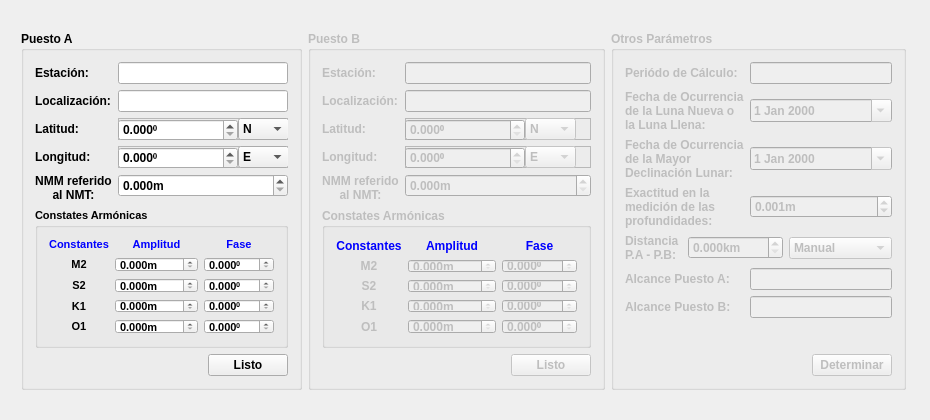
<?xml version="1.0" encoding="UTF-8"?>
<ui version="4.0">
 <class>AlcanceLimiteWindow</class>
 <widget class="QMainWindow" name="AlcanceLimiteWindow">
  <property name="windowModality">
   <enum>Qt::NonModal</enum>
  </property>
  <property name="geometry">
   <rect>
    <x>0</x>
    <y>0</y>
    <width>930</width>
    <height>420</height>
   </rect>
  </property>
  <property name="sizePolicy">
   <sizepolicy hsizetype="Fixed" vsizetype="Fixed">
    <horstretch>0</horstretch>
    <verstretch>0</verstretch>
   </sizepolicy>
  </property>
  <property name="minimumSize">
   <size>
    <width>930</width>
    <height>420</height>
   </size>
  </property>
  <property name="maximumSize">
   <size>
    <width>930</width>
    <height>420</height>
   </size>
  </property>
  <property name="windowTitle">
   <string>Alcance Límite</string>
  </property>
  <widget class="QWidget" name="centralWidget">
   <widget class="QWidget" name="horizontalLayoutWidget">
    <property name="geometry">
     <rect>
      <x>10</x>
      <y>20</y>
      <width>907</width>
      <height>381</height>
     </rect>
    </property>
    <layout class="QHBoxLayout" name="horizontalLayout">
     <item>
      <widget class="QGroupBox" name="groupBox_2">
       <property name="font">
        <font>
         <weight>75</weight>
         <bold>true</bold>
        </font>
       </property>
       <property name="title">
        <string>Puesto A</string>
       </property>
       <layout class="QVBoxLayout" name="verticalLayout">
        <item>
         <layout class="QFormLayout" name="formLayout">
          <item row="0" column="0">
           <widget class="QLabel" name="label">
            <property name="text">
             <string>Estación:</string>
            </property>
           </widget>
          </item>
          <item row="0" column="1">
           <widget class="QLineEdit" name="stationALineEdit"/>
          </item>
          <item row="1" column="0">
           <widget class="QLabel" name="label_2">
            <property name="text">
             <string>Localización:</string>
            </property>
           </widget>
          </item>
          <item row="1" column="1">
           <widget class="QLineEdit" name="locationALineEdit"/>
          </item>
          <item row="2" column="0">
           <widget class="QLabel" name="label_3">
            <property name="text">
             <string>Latitud:</string>
            </property>
           </widget>
          </item>
          <item row="2" column="1">
           <widget class="QFrame" name="frame">
            <property name="sizePolicy">
             <sizepolicy hsizetype="Preferred" vsizetype="Fixed">
              <horstretch>0</horstretch>
              <verstretch>0</verstretch>
             </sizepolicy>
            </property>
            <property name="minimumSize">
             <size>
              <width>0</width>
              <height>22</height>
             </size>
            </property>
            <property name="frameShape">
             <enum>QFrame::StyledPanel</enum>
            </property>
            <property name="frameShadow">
             <enum>QFrame::Raised</enum>
            </property>
            <widget class="QDoubleSpinBox" name="latitudASpinBox">
             <property name="geometry">
              <rect>
               <x>0</x>
               <y>1</y>
               <width>120</width>
               <height>22</height>
              </rect>
             </property>
             <property name="sizePolicy">
              <sizepolicy hsizetype="Preferred" vsizetype="Fixed">
               <horstretch>0</horstretch>
               <verstretch>0</verstretch>
              </sizepolicy>
             </property>
             <property name="minimumSize">
              <size>
               <width>120</width>
               <height>22</height>
              </size>
             </property>
             <property name="maximumSize">
              <size>
               <width>0</width>
               <height>22</height>
              </size>
             </property>
             <property name="suffix">
              <string>⁰</string>
             </property>
             <property name="decimals">
              <number>3</number>
             </property>
             <property name="maximum">
              <double>90.000000000000000</double>
             </property>
            </widget>
            <widget class="QComboBox" name="latitudAComboBox">
             <property name="geometry">
              <rect>
               <x>120</x>
               <y>0</y>
               <width>51</width>
               <height>22</height>
              </rect>
             </property>
             <property name="sizePolicy">
              <sizepolicy hsizetype="Fixed" vsizetype="Fixed">
               <horstretch>0</horstretch>
               <verstretch>0</verstretch>
              </sizepolicy>
             </property>
             <item>
              <property name="text">
               <string>N </string>
              </property>
             </item>
             <item>
              <property name="text">
               <string>S</string>
              </property>
             </item>
            </widget>
           </widget>
          </item>
          <item row="3" column="0">
           <widget class="QLabel" name="label_4">
            <property name="text">
             <string>Longitud:</string>
            </property>
           </widget>
          </item>
          <item row="3" column="1">
           <widget class="QFrame" name="frame_2">
            <property name="sizePolicy">
             <sizepolicy hsizetype="Preferred" vsizetype="Fixed">
              <horstretch>0</horstretch>
              <verstretch>0</verstretch>
             </sizepolicy>
            </property>
            <property name="minimumSize">
             <size>
              <width>0</width>
              <height>22</height>
             </size>
            </property>
            <property name="frameShape">
             <enum>QFrame::StyledPanel</enum>
            </property>
            <property name="frameShadow">
             <enum>QFrame::Raised</enum>
            </property>
            <widget class="QDoubleSpinBox" name="longitudASpinBox">
             <property name="geometry">
              <rect>
               <x>0</x>
               <y>1</y>
               <width>120</width>
               <height>22</height>
              </rect>
             </property>
             <property name="sizePolicy">
              <sizepolicy hsizetype="Preferred" vsizetype="Fixed">
               <horstretch>0</horstretch>
               <verstretch>0</verstretch>
              </sizepolicy>
             </property>
             <property name="minimumSize">
              <size>
               <width>120</width>
               <height>22</height>
              </size>
             </property>
             <property name="maximumSize">
              <size>
               <width>0</width>
               <height>22</height>
              </size>
             </property>
             <property name="suffix">
              <string>⁰</string>
             </property>
             <property name="decimals">
              <number>3</number>
             </property>
             <property name="maximum">
              <double>180.000000000000000</double>
             </property>
            </widget>
            <widget class="QComboBox" name="longitudAComboBox">
             <property name="geometry">
              <rect>
               <x>120</x>
               <y>0</y>
               <width>51</width>
               <height>22</height>
              </rect>
             </property>
             <property name="sizePolicy">
              <sizepolicy hsizetype="Fixed" vsizetype="Fixed">
               <horstretch>0</horstretch>
               <verstretch>0</verstretch>
              </sizepolicy>
             </property>
             <item>
              <property name="text">
               <string>E</string>
              </property>
             </item>
             <item>
              <property name="text">
               <string>W</string>
              </property>
             </item>
            </widget>
           </widget>
          </item>
          <item row="4" column="0">
           <widget class="QLabel" name="label_23">
            <property name="toolTip">
             <string>NMM: Nivel Medio del Mar
NMT: Nivel Mínimo Teórico</string>
            </property>
            <property name="toolTipDuration">
             <number>-1</number>
            </property>
            <property name="text">
             <string>NMM referido
al NMT:</string>
            </property>
            <property name="alignment">
             <set>Qt::AlignCenter</set>
            </property>
           </widget>
          </item>
          <item row="4" column="1">
           <widget class="QDoubleSpinBox" name="nmmASpinBox">
            <property name="layoutDirection">
             <enum>Qt::LeftToRight</enum>
            </property>
            <property name="suffix">
             <string>m</string>
            </property>
            <property name="decimals">
             <number>3</number>
            </property>
            <property name="maximum">
             <double>100000000.000000000000000</double>
            </property>
           </widget>
          </item>
         </layout>
        </item>
        <item>
         <widget class="QGroupBox" name="groupBox">
          <property name="font">
           <font>
            <pointsize>8</pointsize>
            <weight>75</weight>
            <bold>true</bold>
           </font>
          </property>
          <property name="title">
           <string>Constates Armónicas</string>
          </property>
          <layout class="QGridLayout" name="gridLayout">
           <item row="0" column="0">
            <widget class="QLabel" name="label_5">
             <property name="text">
              <string>&lt;font color = blue&gt;&lt;b&gt;Constantes&lt;/font&gt;&lt;/b&gt;</string>
             </property>
             <property name="alignment">
              <set>Qt::AlignCenter</set>
             </property>
            </widget>
           </item>
           <item row="0" column="1">
            <widget class="QLabel" name="label_6">
             <property name="text">
              <string>&lt;font color = blue&gt;&lt;b&gt;Amplitud&lt;/font&gt;&lt;/b&gt;</string>
             </property>
             <property name="alignment">
              <set>Qt::AlignCenter</set>
             </property>
            </widget>
           </item>
           <item row="0" column="2">
            <widget class="QLabel" name="label_7">
             <property name="text">
              <string>&lt;font color = blue&gt;&lt;b&gt;Fase&lt;/font&gt;&lt;/b&gt;</string>
             </property>
             <property name="alignment">
              <set>Qt::AlignCenter</set>
             </property>
            </widget>
           </item>
           <item row="1" column="0">
            <widget class="QLabel" name="label_8">
             <property name="text">
              <string>M2</string>
             </property>
             <property name="alignment">
              <set>Qt::AlignCenter</set>
             </property>
            </widget>
           </item>
           <item row="1" column="1">
            <widget class="QDoubleSpinBox" name="m2AmpASpinBox">
             <property name="suffix">
              <string>m</string>
             </property>
             <property name="decimals">
              <number>3</number>
             </property>
             <property name="maximum">
              <double>1000.000000000000000</double>
             </property>
            </widget>
           </item>
           <item row="1" column="2">
            <widget class="QDoubleSpinBox" name="m2PhaseASpinBox">
             <property name="suffix">
              <string>⁰</string>
             </property>
             <property name="decimals">
              <number>3</number>
             </property>
             <property name="maximum">
              <double>360.000000000000000</double>
             </property>
            </widget>
           </item>
           <item row="2" column="0">
            <widget class="QLabel" name="label_9">
             <property name="text">
              <string>S2</string>
             </property>
             <property name="alignment">
              <set>Qt::AlignCenter</set>
             </property>
            </widget>
           </item>
           <item row="2" column="1">
            <widget class="QDoubleSpinBox" name="s2AmpASpinBox">
             <property name="suffix">
              <string>m</string>
             </property>
             <property name="decimals">
              <number>3</number>
             </property>
             <property name="maximum">
              <double>1000.000000000000000</double>
             </property>
            </widget>
           </item>
           <item row="2" column="2">
            <widget class="QDoubleSpinBox" name="s2PhaseASpinBox">
             <property name="suffix">
              <string>⁰</string>
             </property>
             <property name="decimals">
              <number>3</number>
             </property>
             <property name="maximum">
              <double>360.000000000000000</double>
             </property>
            </widget>
           </item>
           <item row="3" column="0">
            <widget class="QLabel" name="label_10">
             <property name="text">
              <string>K1</string>
             </property>
             <property name="alignment">
              <set>Qt::AlignCenter</set>
             </property>
            </widget>
           </item>
           <item row="3" column="1">
            <widget class="QDoubleSpinBox" name="k1AmpASpinBox">
             <property name="suffix">
              <string>m</string>
             </property>
             <property name="decimals">
              <number>3</number>
             </property>
             <property name="maximum">
              <double>1000.000000000000000</double>
             </property>
            </widget>
           </item>
           <item row="3" column="2">
            <widget class="QDoubleSpinBox" name="k1PhaseASpinBox">
             <property name="suffix">
              <string>⁰</string>
             </property>
             <property name="decimals">
              <number>3</number>
             </property>
             <property name="maximum">
              <double>360.000000000000000</double>
             </property>
            </widget>
           </item>
           <item row="4" column="0">
            <widget class="QLabel" name="label_11">
             <property name="text">
              <string>O1</string>
             </property>
             <property name="alignment">
              <set>Qt::AlignCenter</set>
             </property>
            </widget>
           </item>
           <item row="4" column="1">
            <widget class="QDoubleSpinBox" name="o1AmpASpinBox">
             <property name="suffix">
              <string>m</string>
             </property>
             <property name="decimals">
              <number>3</number>
             </property>
             <property name="maximum">
              <double>1000.000000000000000</double>
             </property>
            </widget>
           </item>
           <item row="4" column="2">
            <widget class="QDoubleSpinBox" name="o1PhaseASpinBox">
             <property name="suffix">
              <string>⁰</string>
             </property>
             <property name="decimals">
              <number>3</number>
             </property>
             <property name="maximum">
              <double>360.000000000000000</double>
             </property>
            </widget>
           </item>
          </layout>
         </widget>
        </item>
        <item>
         <spacer name="verticalSpacer_3">
          <property name="orientation">
           <enum>Qt::Vertical</enum>
          </property>
          <property name="sizeHint" stdset="0">
           <size>
            <width>20</width>
            <height>40</height>
           </size>
          </property>
         </spacer>
        </item>
        <item>
         <layout class="QHBoxLayout" name="horizontalLayout_3">
          <item>
           <spacer name="horizontalSpacer_3">
            <property name="orientation">
             <enum>Qt::Horizontal</enum>
            </property>
            <property name="sizeHint" stdset="0">
             <size>
              <width>40</width>
              <height>20</height>
             </size>
            </property>
           </spacer>
          </item>
          <item>
           <widget class="QPushButton" name="readyAPushButton">
            <property name="text">
             <string>Listo</string>
            </property>
           </widget>
          </item>
         </layout>
        </item>
       </layout>
      </widget>
     </item>
     <item>
      <widget class="QGroupBox" name="groupBox_3">
       <property name="enabled">
        <bool>false</bool>
       </property>
       <property name="font">
        <font>
         <weight>75</weight>
         <bold>true</bold>
        </font>
       </property>
       <property name="title">
        <string>Puesto B</string>
       </property>
       <layout class="QVBoxLayout" name="verticalLayout_2">
        <item>
         <layout class="QFormLayout" name="formLayout_2">
          <item row="0" column="0">
           <widget class="QLabel" name="label_12">
            <property name="text">
             <string>Estación:</string>
            </property>
           </widget>
          </item>
          <item row="0" column="1">
           <widget class="QLineEdit" name="stationBLineEdit"/>
          </item>
          <item row="1" column="0">
           <widget class="QLabel" name="label_13">
            <property name="text">
             <string>Localización:</string>
            </property>
           </widget>
          </item>
          <item row="1" column="1">
           <widget class="QLineEdit" name="locationBLineEdit"/>
          </item>
          <item row="2" column="0">
           <widget class="QLabel" name="label_14">
            <property name="text">
             <string>Latitud:</string>
            </property>
           </widget>
          </item>
          <item row="2" column="1">
           <widget class="QFrame" name="frame_3">
            <property name="sizePolicy">
             <sizepolicy hsizetype="Preferred" vsizetype="Fixed">
              <horstretch>0</horstretch>
              <verstretch>0</verstretch>
             </sizepolicy>
            </property>
            <property name="minimumSize">
             <size>
              <width>0</width>
              <height>22</height>
             </size>
            </property>
            <property name="frameShape">
             <enum>QFrame::StyledPanel</enum>
            </property>
            <property name="frameShadow">
             <enum>QFrame::Raised</enum>
            </property>
            <widget class="QDoubleSpinBox" name="latitudBSpinBox">
             <property name="geometry">
              <rect>
               <x>0</x>
               <y>1</y>
               <width>120</width>
               <height>22</height>
              </rect>
             </property>
             <property name="sizePolicy">
              <sizepolicy hsizetype="Preferred" vsizetype="Fixed">
               <horstretch>0</horstretch>
               <verstretch>0</verstretch>
              </sizepolicy>
             </property>
             <property name="minimumSize">
              <size>
               <width>120</width>
               <height>22</height>
              </size>
             </property>
             <property name="maximumSize">
              <size>
               <width>0</width>
               <height>22</height>
              </size>
             </property>
             <property name="suffix">
              <string>⁰</string>
             </property>
             <property name="decimals">
              <number>3</number>
             </property>
             <property name="maximum">
              <double>90.000000000000000</double>
             </property>
            </widget>
            <widget class="QComboBox" name="latitudBComboBox">
             <property name="geometry">
              <rect>
               <x>120</x>
               <y>0</y>
               <width>51</width>
               <height>22</height>
              </rect>
             </property>
             <property name="sizePolicy">
              <sizepolicy hsizetype="Fixed" vsizetype="Fixed">
               <horstretch>0</horstretch>
               <verstretch>0</verstretch>
              </sizepolicy>
             </property>
             <item>
              <property name="text">
               <string>N</string>
              </property>
             </item>
             <item>
              <property name="text">
               <string>S</string>
              </property>
             </item>
            </widget>
           </widget>
          </item>
          <item row="3" column="0">
           <widget class="QLabel" name="label_15">
            <property name="text">
             <string>Longitud:</string>
            </property>
           </widget>
          </item>
          <item row="3" column="1">
           <widget class="QFrame" name="frame_4">
            <property name="sizePolicy">
             <sizepolicy hsizetype="Preferred" vsizetype="Fixed">
              <horstretch>0</horstretch>
              <verstretch>0</verstretch>
             </sizepolicy>
            </property>
            <property name="minimumSize">
             <size>
              <width>0</width>
              <height>22</height>
             </size>
            </property>
            <property name="frameShape">
             <enum>QFrame::StyledPanel</enum>
            </property>
            <property name="frameShadow">
             <enum>QFrame::Raised</enum>
            </property>
            <widget class="QDoubleSpinBox" name="longitudBSpinBox">
             <property name="geometry">
              <rect>
               <x>0</x>
               <y>1</y>
               <width>120</width>
               <height>22</height>
              </rect>
             </property>
             <property name="sizePolicy">
              <sizepolicy hsizetype="Preferred" vsizetype="Fixed">
               <horstretch>0</horstretch>
               <verstretch>0</verstretch>
              </sizepolicy>
             </property>
             <property name="minimumSize">
              <size>
               <width>120</width>
               <height>22</height>
              </size>
             </property>
             <property name="maximumSize">
              <size>
               <width>0</width>
               <height>22</height>
              </size>
             </property>
             <property name="suffix">
              <string>⁰</string>
             </property>
             <property name="decimals">
              <number>3</number>
             </property>
             <property name="maximum">
              <double>180.000000000000000</double>
             </property>
            </widget>
            <widget class="QComboBox" name="longitudBComboBox">
             <property name="geometry">
              <rect>
               <x>120</x>
               <y>0</y>
               <width>51</width>
               <height>22</height>
              </rect>
             </property>
             <property name="sizePolicy">
              <sizepolicy hsizetype="Fixed" vsizetype="Fixed">
               <horstretch>0</horstretch>
               <verstretch>0</verstretch>
              </sizepolicy>
             </property>
             <item>
              <property name="text">
               <string>E</string>
              </property>
             </item>
             <item>
              <property name="text">
               <string>W</string>
              </property>
             </item>
            </widget>
           </widget>
          </item>
          <item row="4" column="0">
           <widget class="QLabel" name="label_24">
            <property name="toolTip">
             <string>NMM: Nivel Medio del Mar
NMT: Nivel Mínimo Teórico</string>
            </property>
            <property name="toolTipDuration">
             <number>-2</number>
            </property>
            <property name="text">
             <string>NMM referido
al NMT:</string>
            </property>
            <property name="alignment">
             <set>Qt::AlignCenter</set>
            </property>
           </widget>
          </item>
          <item row="4" column="1">
           <widget class="QDoubleSpinBox" name="nmmBSpinBox">
            <property name="suffix">
             <string>m</string>
            </property>
            <property name="decimals">
             <number>3</number>
            </property>
            <property name="maximum">
             <double>100000000.000000000000000</double>
            </property>
           </widget>
          </item>
         </layout>
        </item>
        <item>
         <widget class="QGroupBox" name="groupBox_4">
          <property name="font">
           <font>
            <weight>75</weight>
            <bold>true</bold>
           </font>
          </property>
          <property name="title">
           <string>Constates Armónicas</string>
          </property>
          <layout class="QGridLayout" name="gridLayout_2">
           <item row="0" column="0">
            <widget class="QLabel" name="label_16">
             <property name="text">
              <string>&lt;font color = blue&gt;&lt;b&gt;Constantes&lt;/font&gt;&lt;/b&gt;</string>
             </property>
             <property name="alignment">
              <set>Qt::AlignCenter</set>
             </property>
            </widget>
           </item>
           <item row="0" column="1">
            <widget class="QLabel" name="label_17">
             <property name="text">
              <string>&lt;font color = blue&gt;&lt;b&gt;Amplitud&lt;/font&gt;&lt;/b&gt;</string>
             </property>
             <property name="alignment">
              <set>Qt::AlignCenter</set>
             </property>
            </widget>
           </item>
           <item row="0" column="2">
            <widget class="QLabel" name="label_18">
             <property name="text">
              <string>&lt;font color = blue&gt;&lt;b&gt;Fase&lt;/font&gt;&lt;/b&gt;</string>
             </property>
             <property name="alignment">
              <set>Qt::AlignCenter</set>
             </property>
            </widget>
           </item>
           <item row="1" column="0">
            <widget class="QLabel" name="label_19">
             <property name="text">
              <string>M2</string>
             </property>
             <property name="alignment">
              <set>Qt::AlignCenter</set>
             </property>
            </widget>
           </item>
           <item row="1" column="1">
            <widget class="QDoubleSpinBox" name="m2AmpBSpinBox">
             <property name="suffix">
              <string>m</string>
             </property>
             <property name="decimals">
              <number>3</number>
             </property>
             <property name="maximum">
              <double>1000.000000000000000</double>
             </property>
            </widget>
           </item>
           <item row="1" column="2">
            <widget class="QDoubleSpinBox" name="m2PhaseBSpinBox">
             <property name="suffix">
              <string>⁰</string>
             </property>
             <property name="decimals">
              <number>3</number>
             </property>
             <property name="maximum">
              <double>360.000000000000000</double>
             </property>
            </widget>
           </item>
           <item row="2" column="0">
            <widget class="QLabel" name="label_20">
             <property name="text">
              <string>S2</string>
             </property>
             <property name="alignment">
              <set>Qt::AlignCenter</set>
             </property>
            </widget>
           </item>
           <item row="2" column="1">
            <widget class="QDoubleSpinBox" name="s2AmpBSpinBox">
             <property name="suffix">
              <string>m</string>
             </property>
             <property name="decimals">
              <number>3</number>
             </property>
             <property name="maximum">
              <double>1000.000000000000000</double>
             </property>
            </widget>
           </item>
           <item row="2" column="2">
            <widget class="QDoubleSpinBox" name="s2PhaseBSpinBox">
             <property name="suffix">
              <string>⁰</string>
             </property>
             <property name="decimals">
              <number>3</number>
             </property>
             <property name="maximum">
              <double>360.000000000000000</double>
             </property>
            </widget>
           </item>
           <item row="3" column="0">
            <widget class="QLabel" name="label_21">
             <property name="text">
              <string>K1</string>
             </property>
             <property name="alignment">
              <set>Qt::AlignCenter</set>
             </property>
            </widget>
           </item>
           <item row="3" column="1">
            <widget class="QDoubleSpinBox" name="k1AmpBSpinBox">
             <property name="suffix">
              <string>m</string>
             </property>
             <property name="decimals">
              <number>3</number>
             </property>
             <property name="maximum">
              <double>1000.000000000000000</double>
             </property>
            </widget>
           </item>
           <item row="3" column="2">
            <widget class="QDoubleSpinBox" name="k1PhaseBSpinBox">
             <property name="suffix">
              <string>⁰</string>
             </property>
             <property name="decimals">
              <number>3</number>
             </property>
             <property name="maximum">
              <double>360.000000000000000</double>
             </property>
            </widget>
           </item>
           <item row="4" column="0">
            <widget class="QLabel" name="label_22">
             <property name="text">
              <string>O1</string>
             </property>
             <property name="alignment">
              <set>Qt::AlignCenter</set>
             </property>
            </widget>
           </item>
           <item row="4" column="1">
            <widget class="QDoubleSpinBox" name="o1AmpBSpinBox">
             <property name="suffix">
              <string>m</string>
             </property>
             <property name="decimals">
              <number>3</number>
             </property>
             <property name="maximum">
              <double>1000.000000000000000</double>
             </property>
            </widget>
           </item>
           <item row="4" column="2">
            <widget class="QDoubleSpinBox" name="o1PhaseBSpinBox">
             <property name="suffix">
              <string>⁰</string>
             </property>
             <property name="decimals">
              <number>3</number>
             </property>
             <property name="maximum">
              <double>360.000000000000000</double>
             </property>
            </widget>
           </item>
          </layout>
         </widget>
        </item>
        <item>
         <spacer name="verticalSpacer_2">
          <property name="orientation">
           <enum>Qt::Vertical</enum>
          </property>
          <property name="sizeHint" stdset="0">
           <size>
            <width>20</width>
            <height>40</height>
           </size>
          </property>
         </spacer>
        </item>
        <item>
         <layout class="QHBoxLayout" name="horizontalLayout_4">
          <item>
           <spacer name="horizontalSpacer_4">
            <property name="orientation">
             <enum>Qt::Horizontal</enum>
            </property>
            <property name="sizeHint" stdset="0">
             <size>
              <width>40</width>
              <height>20</height>
             </size>
            </property>
           </spacer>
          </item>
          <item>
           <widget class="QPushButton" name="readyBPushButton">
            <property name="text">
             <string>Listo</string>
            </property>
           </widget>
          </item>
         </layout>
        </item>
       </layout>
      </widget>
     </item>
     <item>
      <spacer name="horizontalSpacer">
       <property name="orientation">
        <enum>Qt::Horizontal</enum>
       </property>
       <property name="sizeType">
        <enum>QSizePolicy::Expanding</enum>
       </property>
       <property name="sizeHint" stdset="0">
        <size>
         <width>20</width>
         <height>20</height>
        </size>
       </property>
      </spacer>
     </item>
     <item>
      <widget class="QGroupBox" name="groupBox_5">
       <property name="enabled">
        <bool>false</bool>
       </property>
       <property name="sizePolicy">
        <sizepolicy hsizetype="Expanding" vsizetype="Preferred">
         <horstretch>0</horstretch>
         <verstretch>0</verstretch>
        </sizepolicy>
       </property>
       <property name="minimumSize">
        <size>
         <width>278</width>
         <height>0</height>
        </size>
       </property>
       <property name="font">
        <font>
         <weight>75</weight>
         <bold>true</bold>
        </font>
       </property>
       <property name="title">
        <string>Otros Parámetros</string>
       </property>
       <layout class="QVBoxLayout" name="verticalLayout_3">
        <item>
         <layout class="QGridLayout" name="gridLayout_3">
          <item row="3" column="2" colspan="2">
           <widget class="QDoubleSpinBox" name="exactitudProfSpinBox">
            <property name="prefix">
             <string/>
            </property>
            <property name="suffix">
             <string>m</string>
            </property>
            <property name="decimals">
             <number>3</number>
            </property>
            <property name="value">
             <double>0.001000000000000</double>
            </property>
           </widget>
          </item>
          <item row="6" column="2" colspan="2">
           <widget class="QLineEdit" name="alcanceBLineEdit">
            <property name="readOnly">
             <bool>true</bool>
            </property>
           </widget>
          </item>
          <item row="3" column="0" colspan="2">
           <widget class="QLabel" name="label_28">
            <property name="text">
             <string>Exactitud en la
medición de las
profundidades:</string>
            </property>
           </widget>
          </item>
          <item row="4" column="0">
           <widget class="QLabel" name="label_31">
            <property name="text">
             <string>Distancia 
P.A - P.B:</string>
            </property>
           </widget>
          </item>
          <item row="5" column="0" colspan="2">
           <widget class="QLabel" name="label_29">
            <property name="text">
             <string>Alcance Puesto A:</string>
            </property>
           </widget>
          </item>
          <item row="1" column="0" colspan="2">
           <widget class="QLabel" name="label_26">
            <property name="text">
             <string>Fecha de Ocurrencia
de la Luna Nueva o
la Luna Llena:</string>
            </property>
           </widget>
          </item>
          <item row="6" column="0" colspan="2">
           <widget class="QLabel" name="label_30">
            <property name="text">
             <string>Alcance Puesto B:</string>
            </property>
           </widget>
          </item>
          <item row="2" column="0" colspan="2">
           <widget class="QLabel" name="label_27">
            <property name="text">
             <string>Fecha de Ocurrencia
de la Mayor
Declinación Lunar:</string>
            </property>
           </widget>
          </item>
          <item row="2" column="2" colspan="2">
           <widget class="QDateEdit" name="mayorDeclinacionDateEdit">
            <property name="toolTip">
             <string>Fecha de Ocurrencia de la mayor declinación
 lunar según el almanaque naútico.</string>
            </property>
            <property name="calendarPopup">
             <bool>true</bool>
            </property>
           </widget>
          </item>
          <item row="5" column="2" colspan="2">
           <widget class="QLineEdit" name="alcanceAlineEdit">
            <property name="readOnly">
             <bool>true</bool>
            </property>
           </widget>
          </item>
          <item row="1" column="2" colspan="2">
           <widget class="QDateEdit" name="lunaLLenaDateEdit">
            <property name="toolTip">
             <string>Fecha de Ocurrencia de la Luna Nueva o la Luna Llena
según el almanaque naútico.</string>
            </property>
            <property name="calendarPopup">
             <bool>true</bool>
            </property>
           </widget>
          </item>
          <item row="4" column="3">
           <widget class="QComboBox" name="distanciaComboBox">
            <item>
             <property name="text">
              <string>Manual</string>
             </property>
            </item>
            <item>
             <property name="text">
              <string>De Coordenadas</string>
             </property>
            </item>
           </widget>
          </item>
          <item row="0" column="2" colspan="2">
           <widget class="QLineEdit" name="periodoCalculoLineEdit">
            <property name="readOnly">
             <bool>true</bool>
            </property>
           </widget>
          </item>
          <item row="0" column="0" colspan="2">
           <widget class="QLabel" name="label_25">
            <property name="text">
             <string>Periódo de Cálculo:</string>
            </property>
           </widget>
          </item>
          <item row="4" column="1" colspan="2">
           <widget class="QDoubleSpinBox" name="distanciaSpinBox">
            <property name="suffix">
             <string>km</string>
            </property>
            <property name="decimals">
             <number>3</number>
            </property>
            <property name="maximum">
             <double>1000.000000000000000</double>
            </property>
           </widget>
          </item>
         </layout>
        </item>
        <item>
         <spacer name="verticalSpacer">
          <property name="orientation">
           <enum>Qt::Vertical</enum>
          </property>
          <property name="sizeHint" stdset="0">
           <size>
            <width>20</width>
            <height>40</height>
           </size>
          </property>
         </spacer>
        </item>
        <item>
         <layout class="QHBoxLayout" name="horizontalLayout_2">
          <item>
           <spacer name="horizontalSpacer_2">
            <property name="orientation">
             <enum>Qt::Horizontal</enum>
            </property>
            <property name="sizeHint" stdset="0">
             <size>
              <width>40</width>
              <height>20</height>
             </size>
            </property>
           </spacer>
          </item>
          <item>
           <widget class="QPushButton" name="determinarPushButton">
            <property name="toolTip">
             <string>Determinar le alcance de los puestos de
nivel.</string>
            </property>
            <property name="text">
             <string>Determinar</string>
            </property>
           </widget>
          </item>
         </layout>
        </item>
       </layout>
       <zorder>verticalSpacer</zorder>
      </widget>
     </item>
    </layout>
   </widget>
  </widget>
 </widget>
 <layoutdefault spacing="6" margin="11"/>
 <resources/>
 <connections/>
</ui>
